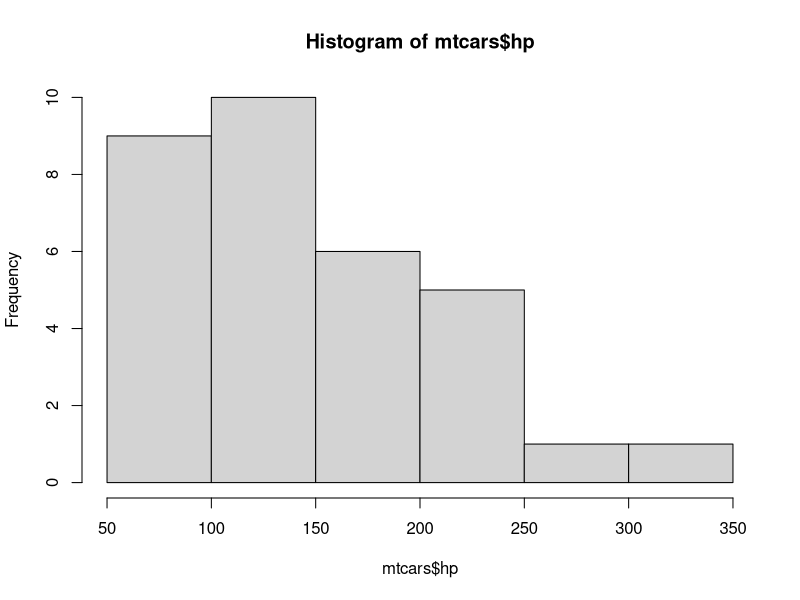
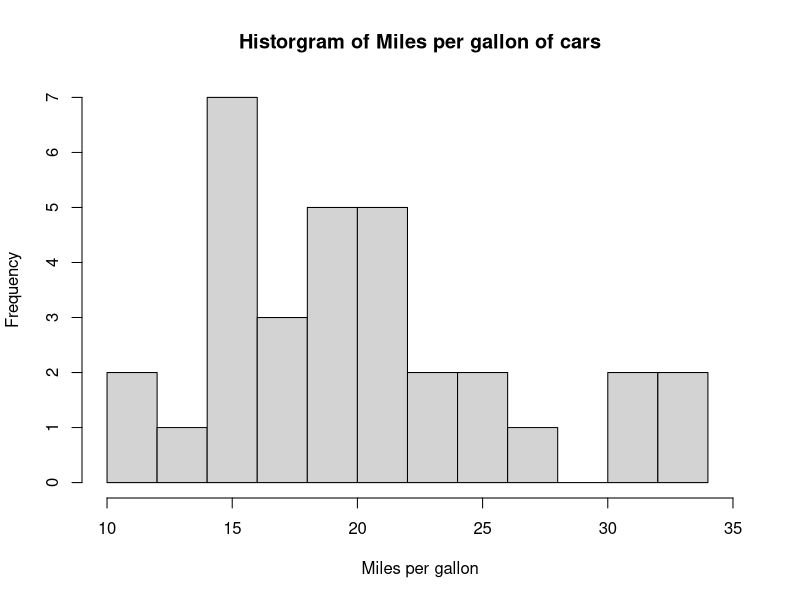
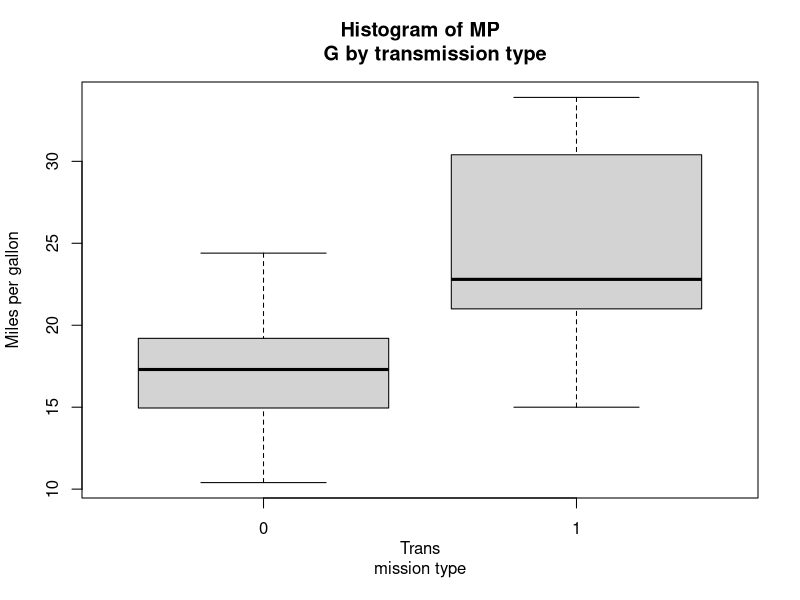

R code for these plots, in order: (Note: this script raises an error after producing the figures.)
x <- c(0, 1.2, 8/5) # vector - > (1,0.5,1.6)
y <- 1:10 #[1,2,3......10]
z <- rep(10, times = 2) # [10,10]

a <- sample(c(2,5,3), size=4, replace = TRUE) #when size > sizeof(vector), pgnhole

a <- 4
length(y)

a <- 1:4
b <- 123:126
c <- 12:14
d <- 98:101 #both limits included 


d[1 : 3] <- c


a[1:3]<- a[1:3]*c  #take the first three elements of a and multiply it with c(size of 3)

mat <- matrix(1:12, nrow = 3, ncol = 4)
mat

mat <- rbind(mat, c(1,2,3,4)) #append rows 
mat <- cbind(mat, c(1,2,3,4)) #append columns
mat

a <- matrix(1:4, nrow = 2, ncol = 2)
b <- matrix(1:4, nrow = 2, ncol = 2)


data("mtcars") 
summary(mtcars)
hist(mtcars$hp)
#plotting histograms
hist(mtcars$mpg, breaks=10, xlab = "Miles per gallon", main =
       "Historgram of Miles per gallon of cars", xlim = range(10:35
       ))

plot(mtcars$mpg ~ as.factor(mtcars$am), mtcars, xlab = "Trans
mission type", ylab="Miles per gallon", main="Histogram of MP
     G by transmission type")




for(i in 1:4){
  sum_row <- 0
  sum_col <- 0 
for(j in mat[i,]){
  sum_row <- sum_row + j
}
for(j in mat[,i]){
  sum_col <- sum_col + j
}
if(sum_col!=sum_row) print(i)
}



#will print the summary of data but prior to that one needs to import the csv
summary(IRIS)

#install packages from tools- > install packages
library(ggplot2)

#histogram 
hist(IRIS$sepal_length,col = "skyblue", xlab = "Sepal Lenght", main = 
       "Histogram of Sepal Length of Iris Data")

hist(IRIS$species)

#pie chart
pie(table(IRIS$species), main = "Pie Chart of the Iris data set Species", 
    col = c("red", "blue", "green"), radius = 1)

#scatterplot
g <- ggplot(IRIS, aes(x = sepal_length, y = petal_length))
g <- g + geom_point(aes(shape = factor(IRIS$species), colour = factor(IRIS$species)))
g

iris <- IRIS

#density plots for each specific feature
DhistPl <-    ggplot(IRIS, aes(x=petal_length, colour=species, fill=species)) +
  geom_density(alpha=.3) +
  geom_vline(aes(xintercept=mean(petal_length),  colour=species),linetype="dashed",color="grey", size=1)+
  xlab("Petal Length (cm)") +  
  ylab("Density")+
  theme(legend.position="none")
DhistPl

DhistPw <- ggplot(IRIS, aes(x=petal_width, colour=species, fill=species)) +
  geom_density(alpha=.3) +
  geom_vline(aes(xintercept=mean(petal_width),  colour=species),linetype="dashed",color="grey", size=1)+
  xlab("Petal Width (cm)") +  
  ylab("Density")
DhistPw


DhistSw <- ggplot(IRIS, aes(x=sepal_width, colour=species, fill=species)) +
  geom_density(alpha=.3) +
  geom_vline(aes(xintercept=mean(sepal_width),  colour=species), linetype="dashed",color="grey", size=1)+
  xlab("Sepal Width (cm)") +  
  ylab("Density")+
  theme(legend.position="none")


DhistSl <- ggplot(IRIS, aes(x=sepal_length, colour=species, fill=species)) +
  geom_density(alpha=.3) +
  geom_vline(aes(xintercept=mean(sepal_length),  colour=species),linetype="dashed", color="grey", size=1)+
  xlab("Sepal Length (cm)") +  
  ylab("Density")+
  theme(legend.position="none")

library(gridExtra)
# Plot all density visualizations

summary(IRIS)
